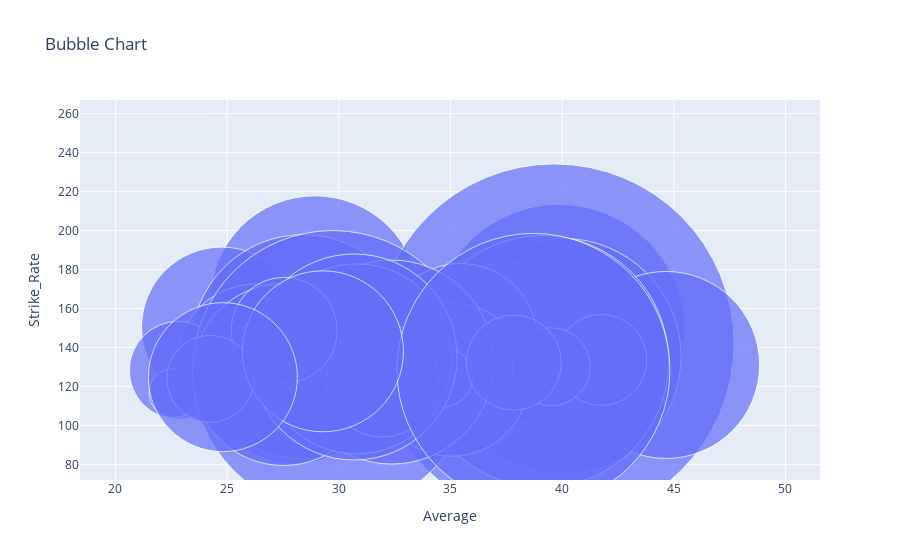

Notebook code cell kept with this figure:
### Code cell
# Bubble plot
trace = go.Scatter(x=x.avg, y=x.strike_rate, mode='markers',
                   marker={'size': x.total_career_sixes})

data = [trace]
layout = go.Layout(title='Bubble Chart',
                   xaxis={'title': 'Average'},
                   yaxis={'title': 'Strike_Rate'})

fig = go.Figure(data=data, layout=layout)

plotly.io.show(fig)

### Figure 1 — Plotly figure (JSON) as saved in the notebook; plotly's stock layout.template omitted (floating-point values rounded to 4 significant figures)
{"data": [{"marker": {"size": [253, 209, 78, 103, 173, 130, 359, 134, 236, 117, 166, 59, 160, 137, 119, 161, 44, 224, 161, 187, 64, 91, 98, 111, 252, 132, 49, 123, 28, 107, 84, 91, 281, 154, 182, 153, 130, 78, 204, 60, 29, 190, 113, 206, 95, 273, 106, 87, 161, 149]}, "mode": "markers", "x": [39.85, 28.93, 24.9, 30.14, 28.05, 27.71, 39.66, 35.66, 40.04, 28.39, 35.99, 31.01, 24.75, 28.47, 28.43, 37.72, 28.55, 28.4, 26.32, 44.66, 35.53, 25.93, 22.81, 29.02, 39.13, 28.34, 22.6, 30.98, 28.23, 27.4, 26.94, 41.75, 29.73, 35.45, 27.52, 35.07, 31.81, 39.51, 32.37, 34.65, 33.83, 30.79, 31.95, 30.69, 37.84, 38.71, 27.56, 24.25, 29.29, 24.81], "y": [148.6, 164.2, 123.3, 120.3, 124.6, 126.8, 142.1, 134.7, 135.4, 132.3, 133.1, 119.7, 150.5, 139.7, 132.8, 142.2, 105.9, 140.5, 131.4, 131.1, 123.0, 118.6, 128.3, 117.4, 132.8, 130.8, 116.6, 131.1, 113.3, 124.4, 135.5, 133.6, 127.9, 143.6, 126.2, 123.5, 142.5, 130.1, 132.5, 124.8, 114.2, 134.2, 123.0, 135.1, 132.2, 128.5, 148.8, 123.9, 138.0, 124.8], "type": "scatter"}], "layout": {"title": {"text": "Bubble Chart"}, "xaxis": {"title": {"text": "Average"}}, "yaxis": {"title": {"text": "Strike_Rate"}}}}
